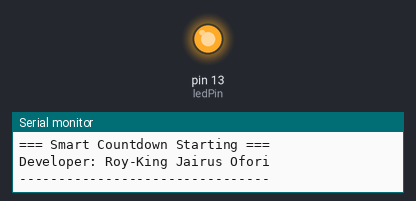
This sketch was run on a simulated Arduino Uno, built with avr-gcc and run on an emulated ATmega328P. On the bench: output pins drawn as LEDs (lit = HIGH), the last lines printed to the serial monitor.

Above: at 0.1 s.
At 9.9 s:
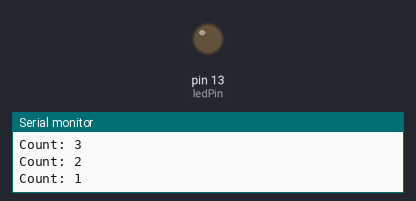
Timing chart, 0 to 11.4 s (numbered marks = the images above):
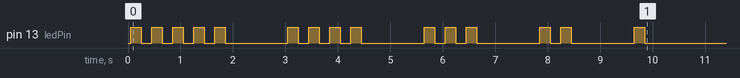

The sketch:

Assignment1_Task5_Roy_King_Jairus_Ofori.ino
```cpp
// TASK 5: Combined Smart Countdown Program
// Author: Roy-King Jairus Ofori

int startValue = 5; // Start the countdown at 5 [cite: 742]
int ledPin = 13;    // Built-in LED pin on the Arduino Uno [cite: 541]

// Custom function to blink the LED a specific number of times [cite: 744]
void flashLED(int times) {
  int flashCount = 0;

  while (flashCount < times) {
    digitalWrite(ledPin, HIGH); // Turn LED on [cite: 524, 535]
    delay(200);                 // Keep it on briefly [cite: 527]
    digitalWrite(ledPin, LOW);  // Turn LED off [cite: 526, 538]
    delay(200);                 // Keep it off briefly [cite: 527]

    flashCount = flashCount + 1;
  }
}

void setup() {
  pinMode(ledPin, OUTPUT); // Configure pin 13 as an output [cite: 530, 742]
  Serial.begin(9600);      // Open Serial communication at 9600 baud [cite: 569, 742]

  Serial.println("=== Smart Countdown Starting ==="); // [cite: 743]
  Serial.println("Developer: Roy-King Jairus Ofori");
  Serial.println("--------------------------------");

  int count = startValue;

  // Main countdown loop [cite: 744]
  while (count > 0) {
    Serial.print("Count: ");
    Serial.println(count);   // Prints current countdown number [cite: 744]

    flashLED(count);         // Triggers the LED to flash 'count' times [cite: 744]

    delay(1000);             // 1-second pause [cite: 527, 744]
    count = count - 1;       // Decrease countdown step [cite: 720, 744]
  }

  Serial.println("=== Countdown Complete ==="); // [cite: 745]
}

void loop() {
  // Empty [cite: 746]
}
```
